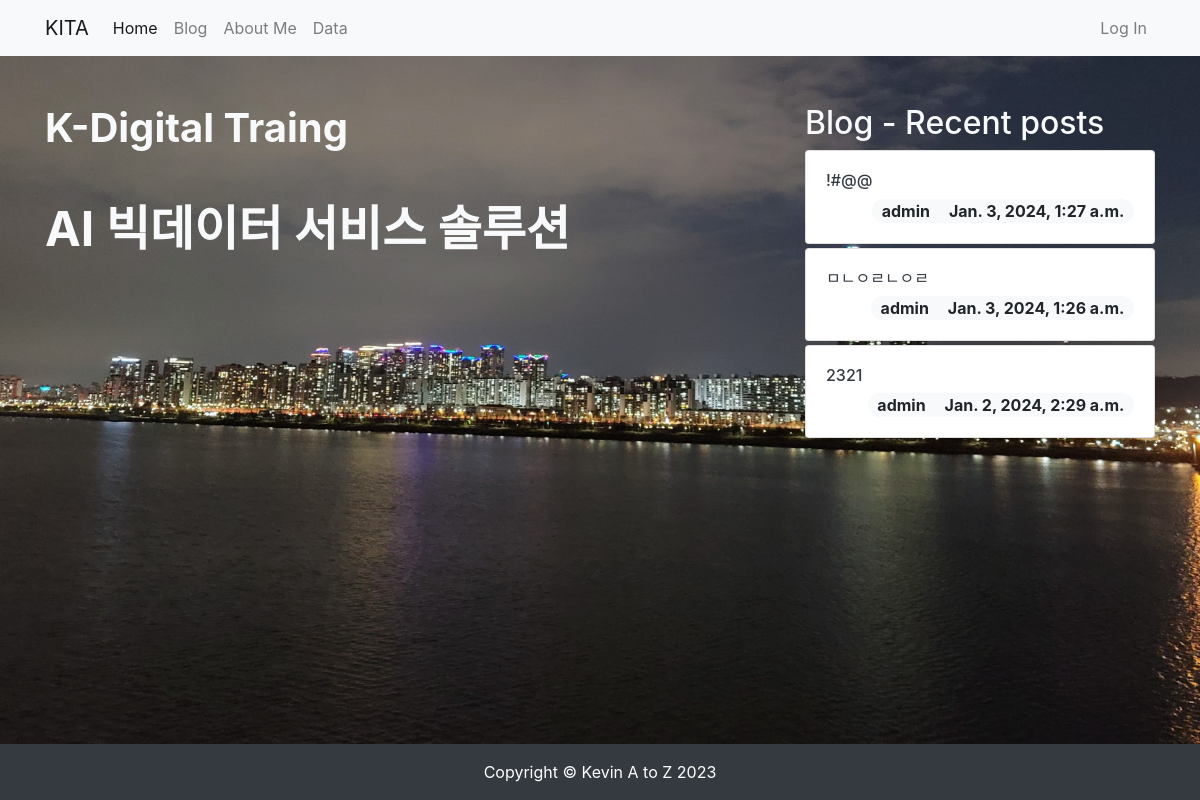
The page / on the database its author committed.
### blog/models.py (models this page shows, shortened)
class Post(models.Model):
    title = models.CharField(max_length=30)
    hook_text = models.CharField(max_length=100, blank=True)
    content = MarkdownxField()
    head_image = models.ImageField(upload_to='blog/images/%Y/%m/%d/', blank=True)
    file_upload = models.FileField(upload_to='blog/files/%Y/%m/%d/', blank=True)
    created_at = models.DateTimeField(auto_now_add=True)
    updated_at = models.DateTimeField(auto_now=True)
    author = models.ForeignKey(User, null=True, on_delete=models.SET_NULL)
    category = models.ForeignKey(Category, null=True, blank=True, on_delete=models.SET_NULL)
    tags = models.ManyToManyField(Tag, blank=True)
    def get_absolute_url(self): # 객체의 상세 페이지로 이동할 수 있는 링크를 만들 수 있음. url 생성 규칙을 정의하는 메서드
        return f'/blog/{self.pk}/'

### single_pages/views.py (the view)
# urls.py: path('', views.landing),
def landing(request):
    recent_posts = Post.objects.order_by('-pk')[:3]
    return render(
        request,
        'single_pages/landing.html',
        {
            'recent_posts':recent_posts,
        }
    )

### single_pages/templates/single_pages/landing.html (shortened to what this page needs)
<!DOCTYPE html>
{% load static %}
<html lang="en">
<head>
    <link href="https://cdn.jsdelivr.net/npm/bootstrap@4.5.3/dist/css/bootstrap.min.css" rel="stylesheet">
    <link rel="stylesheet" href="{% static 'single_pages/css/landing.css' %}" media="screen">
</head>
<body>
    {% include 'blog/navbar.html' %}
    <section>
        <div class="container"> {% comment %} container : 중간에 배치 {% endcomment %}
            <div class="row justify-content-between">
                <div class="col-lg-8 text-light">
                    <h3 class="mt-5">K-Digital Traing</h3> {% comment %} mt-5 : margin top 5씩 주기 {% endcomment %}
                    <h1 class="mt-5">AI 빅데이터 서비스 솔루션</h1>
                </div>
                <div class="col-lg-4 mt-5">
                    <h2 class="text-light">Blog - Recent posts<h2>
                    {% for post in recent_posts %}
                    <div class="card mt-1">
                        <div class="card-body">
                            <h6><a href="{{ post.get_absolute_url }}"
                                    class="text-decoration-none text-dark">{{ post.title }}</a></h6>
                            <span class="badge badge-pill badge-light float-right" style="font-size:1rem;">
                                {{ post.author.username }} &nbsp; &nbsp; {{ post.created_at }} </span>
                        </div>
                    </div>
                    {% endfor %}
                </div>
            </div>
        </div>
    </section>
    {% include 'blog/footer.html' %}
</body>
</html>

### single_pages/static/single_pages/css/landing.css (style rules this page uses)
body { background: url('/static/single_pages/images/hriver.jpg') no-repeat center center fixed; -webkit-background-size: cover; -moz-background-size: cover; background-size: cover; -o-background-size: cover; }
h3 { font-size : 2.5em; font-weight : 700; margin-bottom: 0.5em; }
h1 { font-size : 3em; font-weight : 700; margin-bottom : 0.5em; }

### rows shown on the page
Post: title "!#@@", author.username "admin", created_at "Jan. 3, 2024, 1:27 a.m."
Post: title "ㅁㄴㅇㄹㄴㅇㄹ", author.username "admin", created_at "Jan. 3, 2024, 1:26 a.m."
Post: title "2321", author.username "admin", created_at "Jan. 2, 2024, 2:29 a.m."
